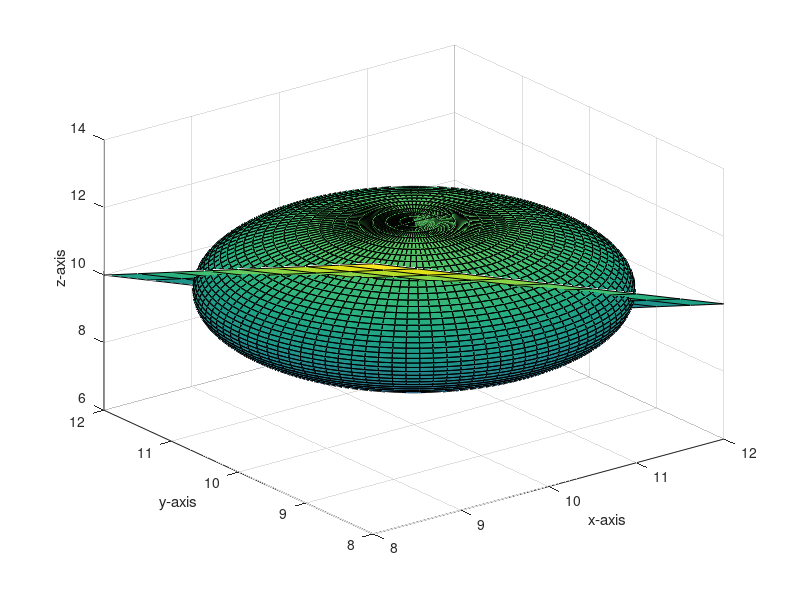

This figure's MATLAB source:
clc ; 
clear ; 
close all ;
px=10; py=10; pz=10; r=2; qx=1; qy=1; qz=1; n=10;
[x,y] = meshgrid(8:0.5:12,8:0.5:12);
z=pz-((qx-px)*(x-px)+(qy-py)*(y-py))/(qz-pz);
surf(x,y,z);
hold on ;


q=0 : pi/50 : 2*pi;
w = 0 : pi/50 : 2*pi;
[q,w]=meshgrid(q,w);
x= px+r*sin(q).*cos(w);
y= py+r*sin(q).*sin(w);
z = pz+r*cos (q);
surf(x,y,z);
xlabel ('x-axis');
ylabel ('y-axis');
zlabel ('z-axis');
hold on ;